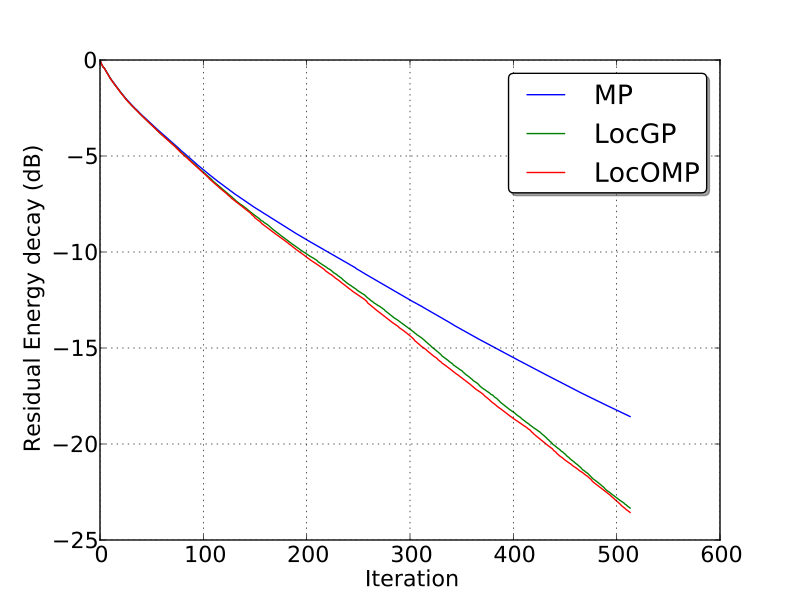

This figure's Python source:
'''
Created on 22 avr. 2013

@author: Manu
'''
import os
import matplotlib.pyplot as plt
import numpy as np
from PyMP import Signal, mp
from PyMP.mdct.dico import Dico, LODico
from PyMP.mdct.atom import Atom

import matplotlib as mpl
mpl.rcParams['lines.linewidth'] = 1.0
mpl.rcParams['font.size'] = 16.0
mpl.rcParams['legend.fancybox'] = True
mpl.rcParams['legend.shadow'] = True
mpl.rcParams['image.interpolation'] = 'Nearest'
#mpl.rcParams['text.usetex'] = True

print "Running MP, OMP and local versions on synthetic k-sparse"
scales = [16, 64, 256]
dico = Dico(scales)
M = len(scales)
L = 256 * 4
k = 0.5*L

# create a k-sparse signal
sp_vec = np.zeros(M*L,)
from PyMP.tools import mdct
random_indexes = np.arange(M*L)
np.random.shuffle(random_indexes)
random_weights = np.random.randn(M*L)
sp_vec[random_indexes[0:k]] = random_weights[0:k]

sparse_data = np.zeros(L,)
for m in range(M):
    sparse_data += mdct.imdct(sp_vec[m*L:(m+1)*L], scales[m])

#plt.figure()
#plt.subplot(211)
#plt.plot(sparse_data)
#plt.subplot(212)
#plt.plot(sp_vec)
#plt.show()



signal_original = Signal(
    sparse_data, Fs=8000, mono=True, normalize=True)
signal_original.data += 0.01 * np.random.random(L,)

n_atoms = k + 1

app_1, dec1 = mp.greedy(signal_original, dico, 100,
                        n_atoms, debug=0, pad=True, update='mp')
app_2, dec2 = mp.greedy(signal_original, dico, 100,
                        n_atoms, debug=0, pad=False, update='locgp')
app_3, dec3 = mp.greedy(signal_original, dico, 100,
                        n_atoms, debug=0, pad=False, update='locomp')

plt.figure()
plt.plot(10.0 * np.log10(dec1 / dec1[0]))
plt.plot(10.0 * np.log10(dec2 / dec2[0]))
plt.plot(10.0 * np.log10(dec3 / dec3[0]))
plt.grid()
plt.ylabel('Residual Energy decay (dB)')
plt.xlabel('Iteration')
plt.legend(('MP', 'LocGP', 'LocOMP'))

#plt.figure()
#plt.plot(sp_vec, 'o')
#plt.plot(app_1.to_array()[0], 'rx')
#plt.plot(app_2.to_array()[0], 'ks')
#plt.plot(app_3.to_array()[0], 'md')

plt.show()
